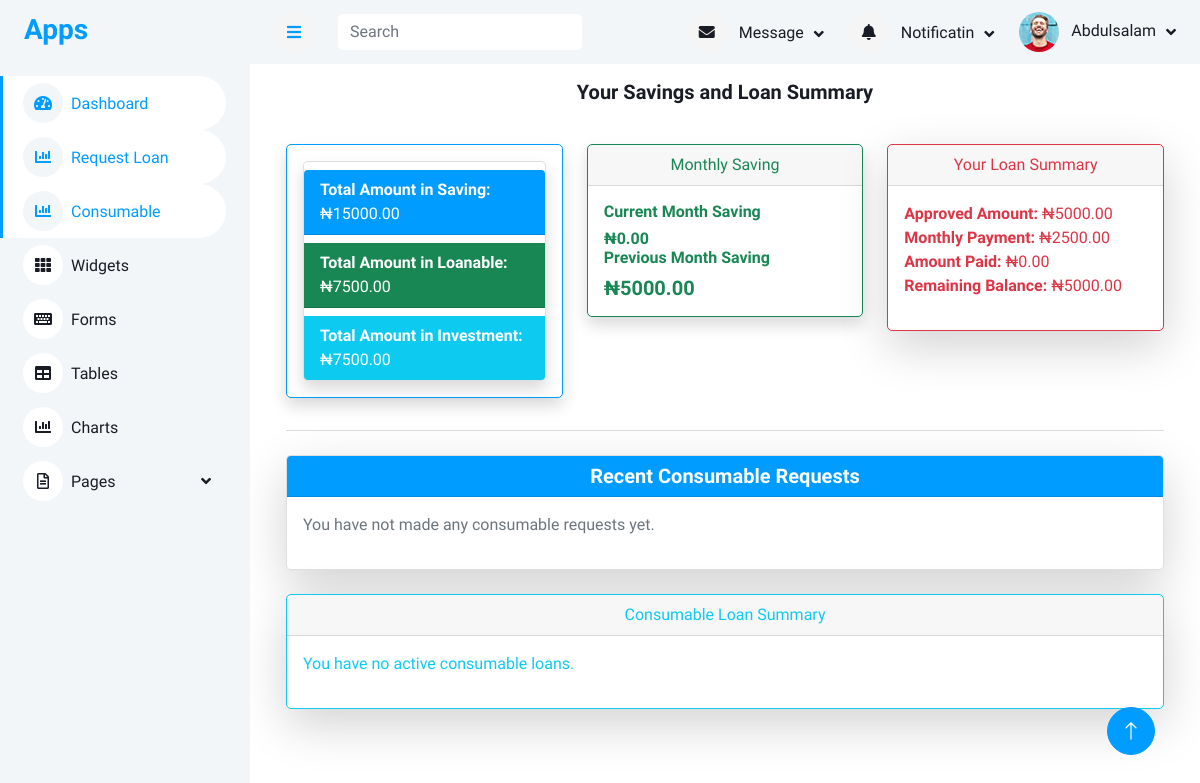
The app's page /member_dashboard (signed in), older data.
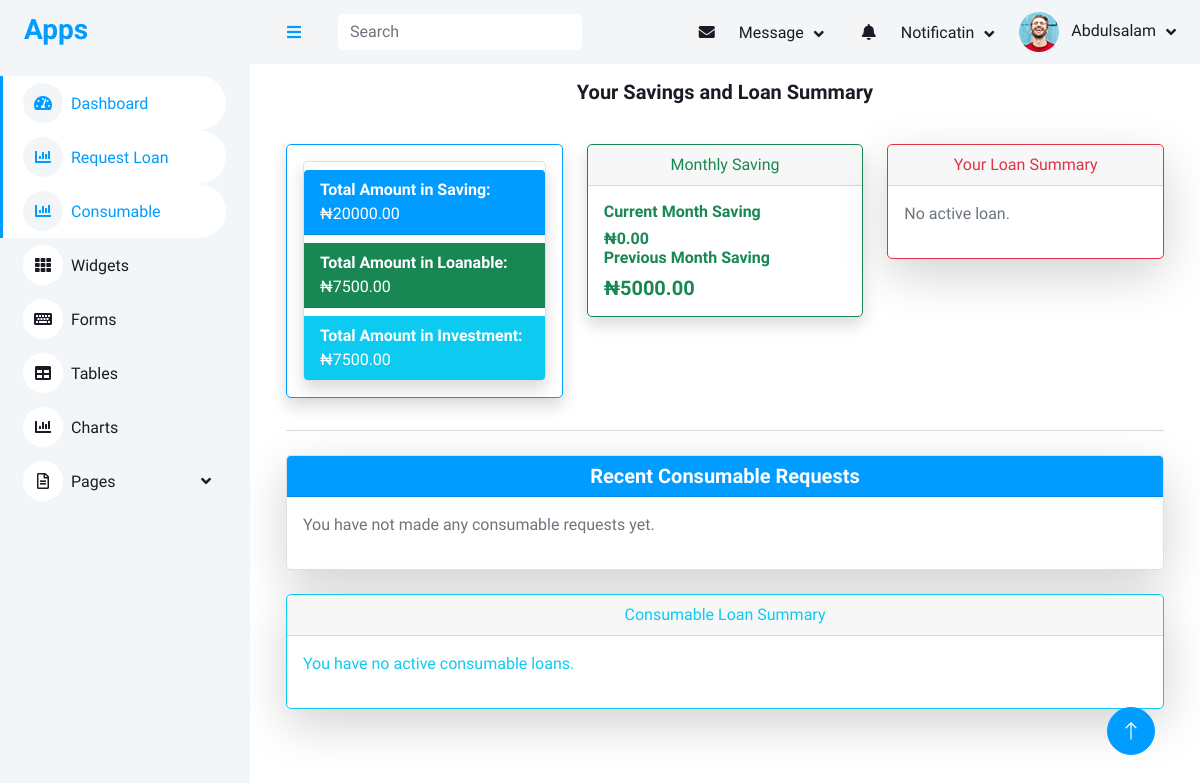
The same page, newer data.
### accounts/models.py (models this page shows, shortened)
class Member(models.Model):
    member = models.OneToOneField(User, on_delete=models.SET_NULL, null=True, blank=True)
    ippis = models.IntegerField(unique=True)  # Required and unique
    total_savings = models.DecimalField(max_digits=12, decimal_places=2, blank=True, null=True)

### loan/models.py (models this page shows, shortened)
class LoanRequest(models.Model):
    member = models.ForeignKey(Member, on_delete=models.CASCADE, related_name="loan_requests")
    loan_type = models.ForeignKey(LoanType, on_delete=models.SET_NULL, null=True, blank=True)
    amount = models.DecimalField(max_digits=10, decimal_places=2)
    approved_amount = models.DecimalField(max_digits=10, decimal_places=2, null=True, blank=True)
    loan_term_months = models.PositiveIntegerField()
    application_date = models.DateField(default=today_date)
    approval_date = models.DateField(null=True, blank=True)
    status = models.CharField(max_length=20,choices=[ ("pending", "Pending"),("approved", "Approved"),("rejected", "Rejected"),  ("paid", "paid"),("paid", "paid") ], default="pending",)
    rejection_reason = models.TextField(blank=True, null=True)
    file_one = models.ImageField(upload_to='file_one', blank=True, null=True)
    bank_name = models.ForeignKey(BankName,on_delete=models.CASCADE)
    bank_code = models.ForeignKey(BankCode,on_delete=models.CASCADE)
    account_number  = models.CharField(max_length=100)
    guarantor_name  = models.CharField(max_length=100)
    guarantor_ippis  = models.CharField(max_length=100)
    guarantor_phone  = models.CharField(max_length=100)
    created_by = models.ForeignKey(User,on_delete=models.CASCADE)
    date_created = models.DateTimeField(auto_now_add=True)
    @property
    def monthly_payment(self):
        if self.approved_amount and self.loan_term_months > 0:
            total_payment = self.approved_amount
            return total_payment / self.loan_term_months
        return None  # Or handle the case where approved_amount or loan_term_months is not set

### memberapp/views.py (the view, shortened to what this page needs)
# urls.py: path('member_dashboard',views.member_dashboard,name="member_dashboard"),
@login_required
def member_dashboard(request):
    try:
        member = Member.objects.get(member=request.user)
    except Member.DoesNotExist:
        return redirect('login')
    loanable_total = Loanable.objects.filter(member=member).aggregate(
        total=Sum('amount')
    )['total'] or 0
    investment_total = Investment.objects.filter(member=member).aggregate(
        total=Sum('amount')
    )['total'] or 0
    today = date.today()
    current_month = today.month
    current_year = today.year
    first_day_of_current_month = date(current_year, current_month, 1)
    previous_month_date = first_day_of_current_month - relativedelta(months=4)
    previous_month = previous_month_date.month
    previous_year = previous_month_date.year
    monthly_saving = Savings.objects.filter( member=member,month__month=current_month,month__year=current_year).first()
    previous_monthly_saving = Savings.objects.filter(
        member=member,month__month=previous_month, month__year=previous_year).first()
    active_loan = LoanRequest.objects.filter(member=member, status='approved').order_by('-approval_date').first()
    if not active_loan:
        active_loan = LoanRequest.objects.filter(member=member, status='rejected').order_by('-approval_date').first()
    loan_paid = loan_balance = monthly_payment = 0
    if active_loan and active_loan.status == 'approved':
        repaybacks = LoanRepayback.objects.filter(loan_request=active_loan)
        loan_paid = repaybacks.aggregate(total=Sum('amount_paid'))['total'] or 0
        loan_balance = active_loan.approved_amount - loan_paid
        monthly_payment = active_loan.monthly_payment
    loan_types = LoanType.objects.all()
    consumable_requests = ConsumableRequest.objects.filter(user=request.user) \
        .prefetch_related('details__item') \
        .order_by('-date_created')[:5]
    active_consumable = ConsumableRequest.objects.filter(user=request.user, status='Approved').order_by('-date_created').first()
    consumable_approved_amount = consumable_total_paid = consumable_monthly_payment = consumable_balance_remaining = 0
    context = {
        'member': member,
        'total_savings': member.total_savings or 0,
        'monthly_saving': monthly_saving.month_saving if monthly_saving else 0,
        'previous_monthly_saving': previous_monthly_saving.month_saving if previous_monthly_saving else 0,
        'loan': active_loan,
        'loan_paid': loan_paid,
        'loan_balance': loan_balance,
        'monthly_payment': monthly_payment,
        'loan_types': loan_types,
        'consumable_requests': consumable_requests,
        'active_consumable': active_consumable,
        'consumable_approved_amount': consumable_approved_amount,
        'consumable_total_paid': consumable_total_paid,
        'consumable_monthly_payment': consumable_monthly_payment,
        'consumable_balance_remaining': consumable_balance_remaining,
        'loanable_total': loanable_total,
        'investment_total': investment_total,
    }
    return render(request, 'member/dashboard.html', context)

### templates/member/dashboard.html (shortened to what the changed rows need)
{% extends 'base/base.html' %}
{% load humanize %}
{% block content %}
<div class="container mt-0">
    <div class="container-fluid  px-4">
        <div class="row row-cols-1 row-cols-md-2 g-4">
            <div class="col-md-4">
                <div class="card shadow text-primary border-primary mb-3" >
                    <div class="card-body text-primary">
                        <div class="card shadow  col-md-12 card-text">
                        <ul class="list-group list-group-flush">
                            <li class="list-group-item mt-2 bg-primary text-white"><strong>Total Amount in Saving:  </strong>₦{{ total_savings|floatformat:2 }}</li>
                            <li class="list-group-item mt-2 bg-success text-white"><strong>Total Amount in Loanable:  </strong> ₦{{ loanable_total|floatformat:2 }}</li>
                            <li class="list-group-item mt-2 bg-info text-white"><strong>Total Amount in Investment:  </strong> ₦{{ investment_total|floatformat:2 }}</li>
                        </ul>
</div>
                    </div>
                </div>
            </div>
            <div class="col-md-4">
                <div class="card shadow-lg border-danger mb-3" >
                    <div class="card-body card-text text-danger">
                        {% if loan %}
                        {% if loan.status == 'rejected' %}
                        <p class="text-danger"><strong>Your loan request has been rejected.</strong></p>
                        {% if loan.rejection_reason %}
                        <p><strong>Reason:</strong> {{ loan.rejection_reason }}</p>
                        {% endif %}
                        {% else %}
                        <ul class="list-unstyled">
                            <li><strong>Approved Amount:</strong> ₦{{ loan.approved_amount|floatformat:2 }}</li>
                            <li><strong>Monthly Payment:</strong> ₦{{ monthly_payment|floatformat:2 }}</li>
                            <li><strong>Amount Paid:</strong> ₦{{ loan_paid|floatformat:2 }}</li>
                            <li><strong>Remaining Balance:</strong> ₦{{ loan_balance|floatformat:2 }}</li>
                        </ul>
                        {% endif %}
                        {% else %}
                        <p class="text-muted text-primary">No active loan.</p>
                        {% endif %}
                    </div>
                </div>
            </div>
        </div>
        <br>
    </div>
    {% endblock content %}

Row changes from the older to the newer data that the page shows:
removed LoanRequest: approved_amount "5000.00"
changed Member: total_savings "15000.00" → "20000.00"
Text that changed along with them:
{{ monthly_payment|floatformat:2 }}: "2500.00" → (not shown)
{{ loan_paid|floatformat:2 }}: "0.00" → (not shown)
{{ loan_balance|floatformat:2 }}: "5000.00" → (not shown)
text no longer shown: "Approved Amount: ₦ Monthly Payment: ₦ Amount Paid: ₦ Remaining Balance: ₦"
text now shown: "No active loan."
